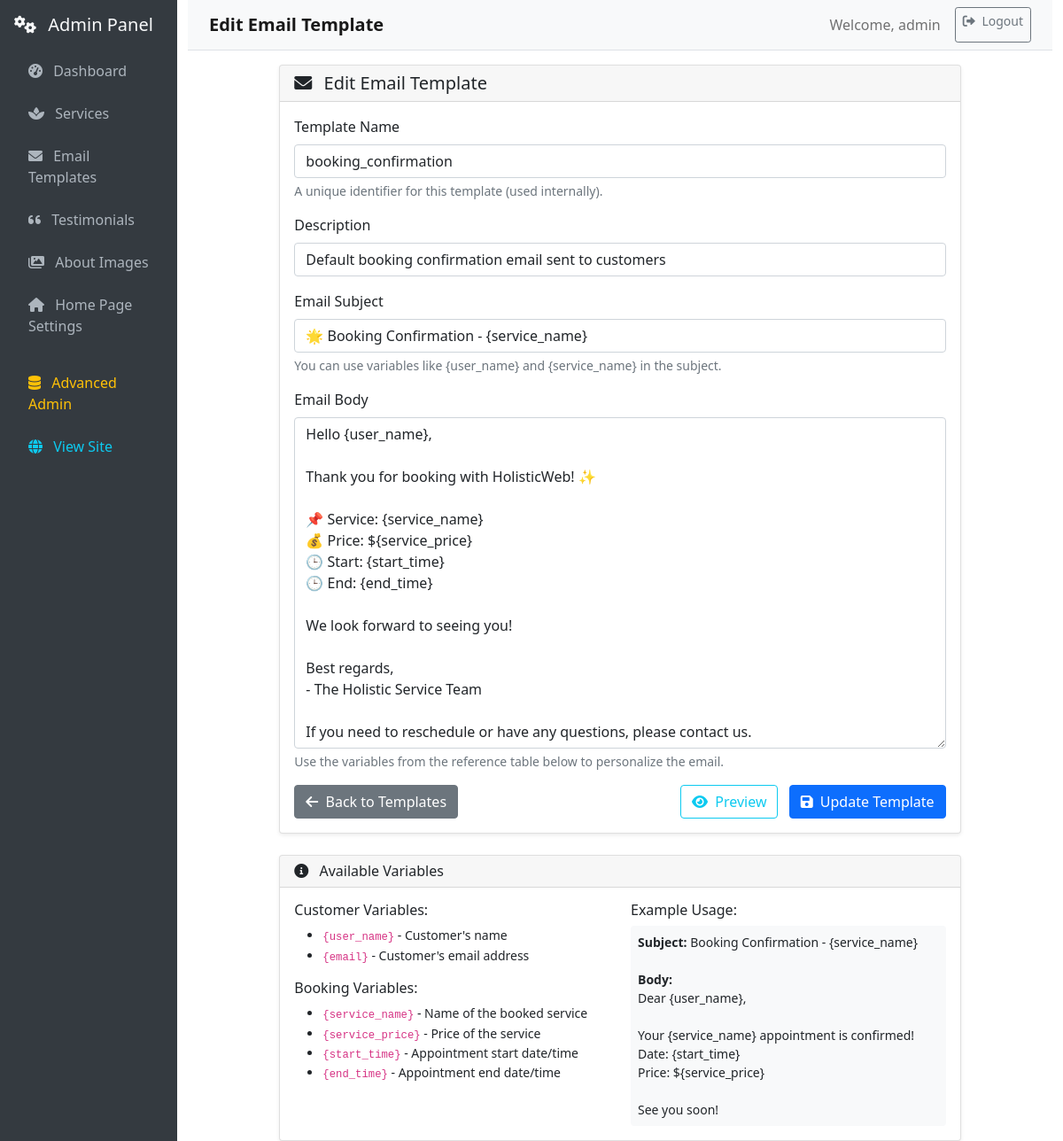
Before: /web_admin/emails/edit/1 (signed in) with the older database file.
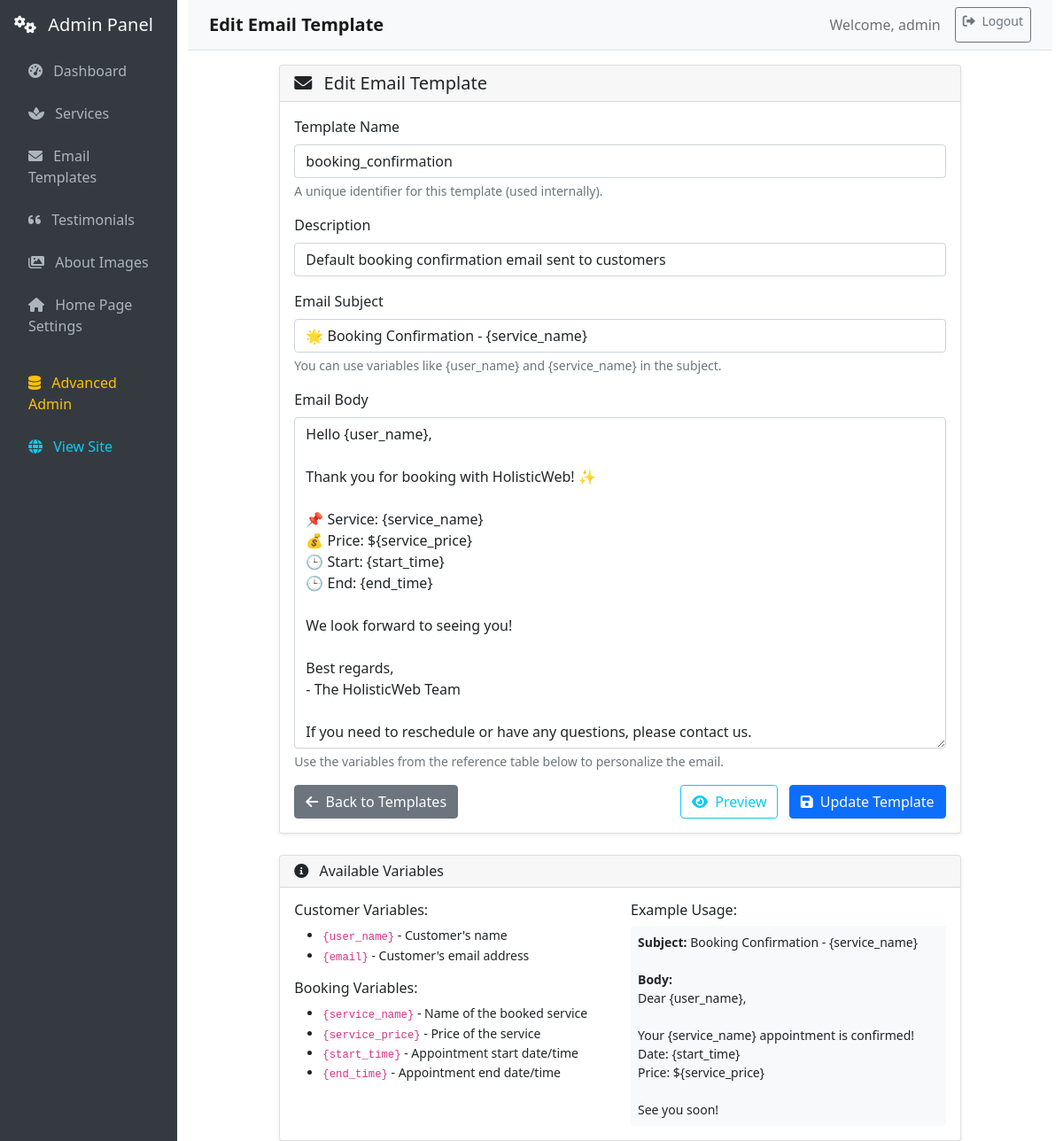
After: the same page with the newer database file.
### db/models.py (models this page shows, shortened)
class EmailTemplate(db.Model):
    __tablename__ = "email_templates"
    id = db.Column(db.Integer, primary_key=True)
    name = db.Column(db.String(100), nullable=False, unique=True)
    subject = db.Column(db.String(255), nullable=False)
    body = db.Column(db.Text, nullable=False)
    description = db.Column(db.String(255), nullable=True)
    created_at = db.Column(db.DateTime, default=db.func.now())
    updated_at = db.Column(db.DateTime, default=db.func.now(), onupdate=db.func.now())

### routes/web_admin.py (the view, shortened to what this page needs)
@web_admin_bp.route('/emails/edit/<int:template_id>', methods=['GET', 'POST'])
@admin_required
def edit_email_template(template_id):
    template = EmailTemplate.query.get_or_404(template_id)
    return render_template('admin/edit_email.html', template=template)

### routes/web_admin.py (called while the page is built)
def admin_required(f):
    @wraps(f)
    @login_required
    def decorated_function(*args, **kwargs):
        if not current_user.is_authenticated or current_user.role.name != 'admin':
            flash('Admin access required.', 'error')
            return redirect(url_for('main.home'))
        return f(*args, **kwargs)
    return decorated_function

### templates/admin/edit_email.html (shortened to what the changed rows need)
{% extends "admin/base.html" %}
{% block content %}
<div class="row">
    <div class="col-md-10 offset-md-1">
        <div class="card">
            <div class="card-body">
                <form method="POST">
                    <div class="mb-3">
                        <label for="name" class="form-label">Template Name</label>
                        <input type="text" class="form-control" id="name" name="name"
                               value="{{ template.name if template else '' }}"
                               placeholder="e.g., booking_confirmation" required>
                        <div class="form-text">A unique identifier for this template (used internally).</div>
                    </div>
                    <div class="mb-3">
                        <label for="description" class="form-label">Description</label>
                        <input type="text" class="form-control" id="description" name="description"
                               value="{{ template.description if template else '' }}"
                               placeholder="Brief description of when this template is used">
                    </div>
                    <div class="mb-3">
                        <label for="subject" class="form-label">Email Subject</label>
                        <input type="text" class="form-control" id="subject" name="subject"
                               value="{{ template.subject if template else '' }}"
                               placeholder="Your booking confirmation" required>
                        <div class="form-text">You can use variables like {user_name} and {service_name} in the subject.</div>
                    </div>
                    <div class="mb-3">
                        <label for="body" class="form-label">Email Body</label>
                        <textarea class="form-control" id="body" name="body" rows="15" required
                                  placeholder="Dear {user_name},
Thank you for booking {service_name} with us!
Your appointment details:
- Service: {service_name}
- Price: ${service_price}
- Date & Time: {start_time} - {end_time}
We look forward to seeing you!
Best regards,
The Holistic Therapy Team">{{ template.body if template else '' }}</textarea>
                        <div class="form-text">Use the variables from the reference table below to personalize the email.</div>
                    </div>
                </form>
            </div>
        </div>
    </div>
</div>
{% endblock %}

Changed rows visible on the page:
changed EmailTemplate "booking_confirmation": body "…Best regards, - The Holistic Service Team If you need…" → "…Best regards, - The HolisticWeb Team If you need…"
